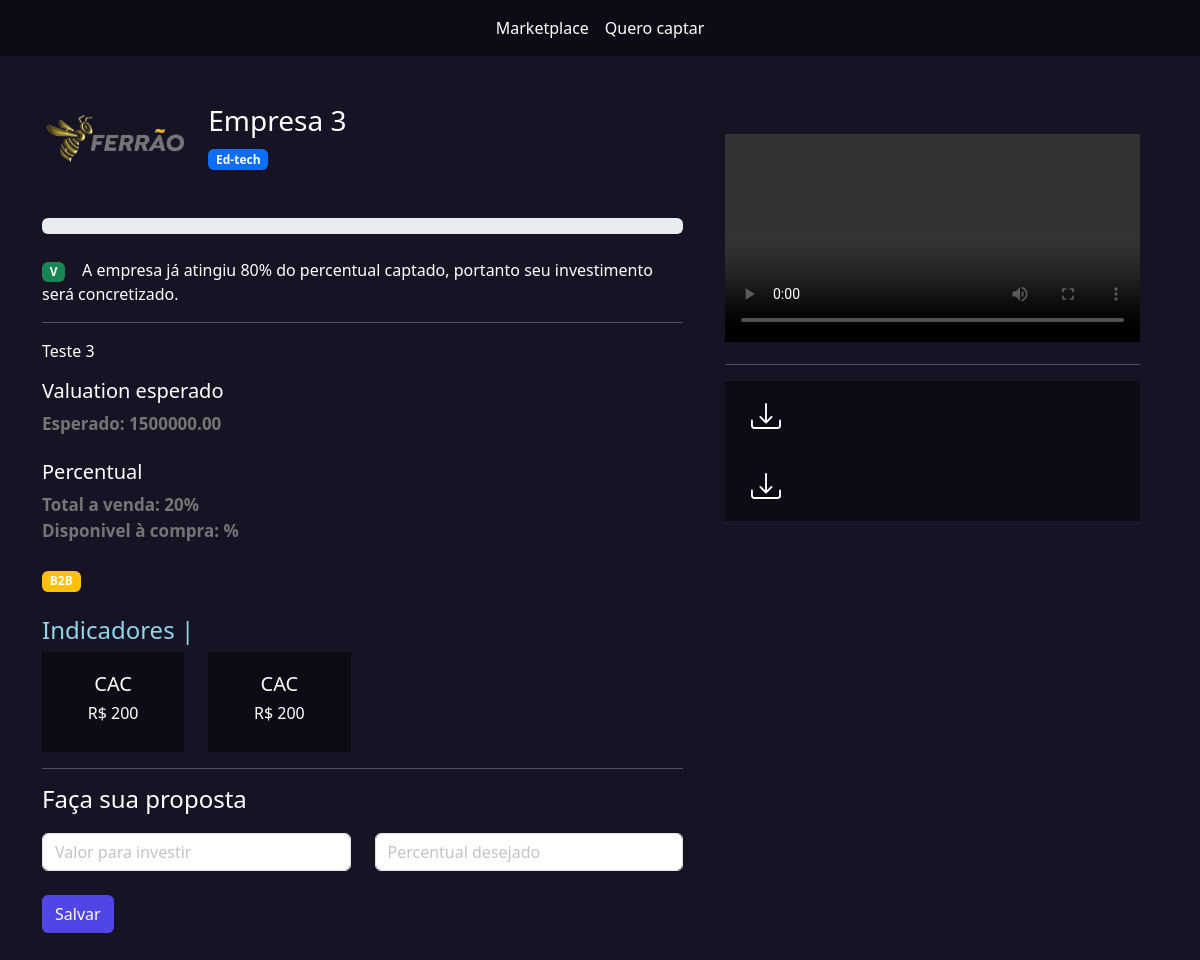
The page /investidores/ver_empresa/2 on the database as committed earlier.
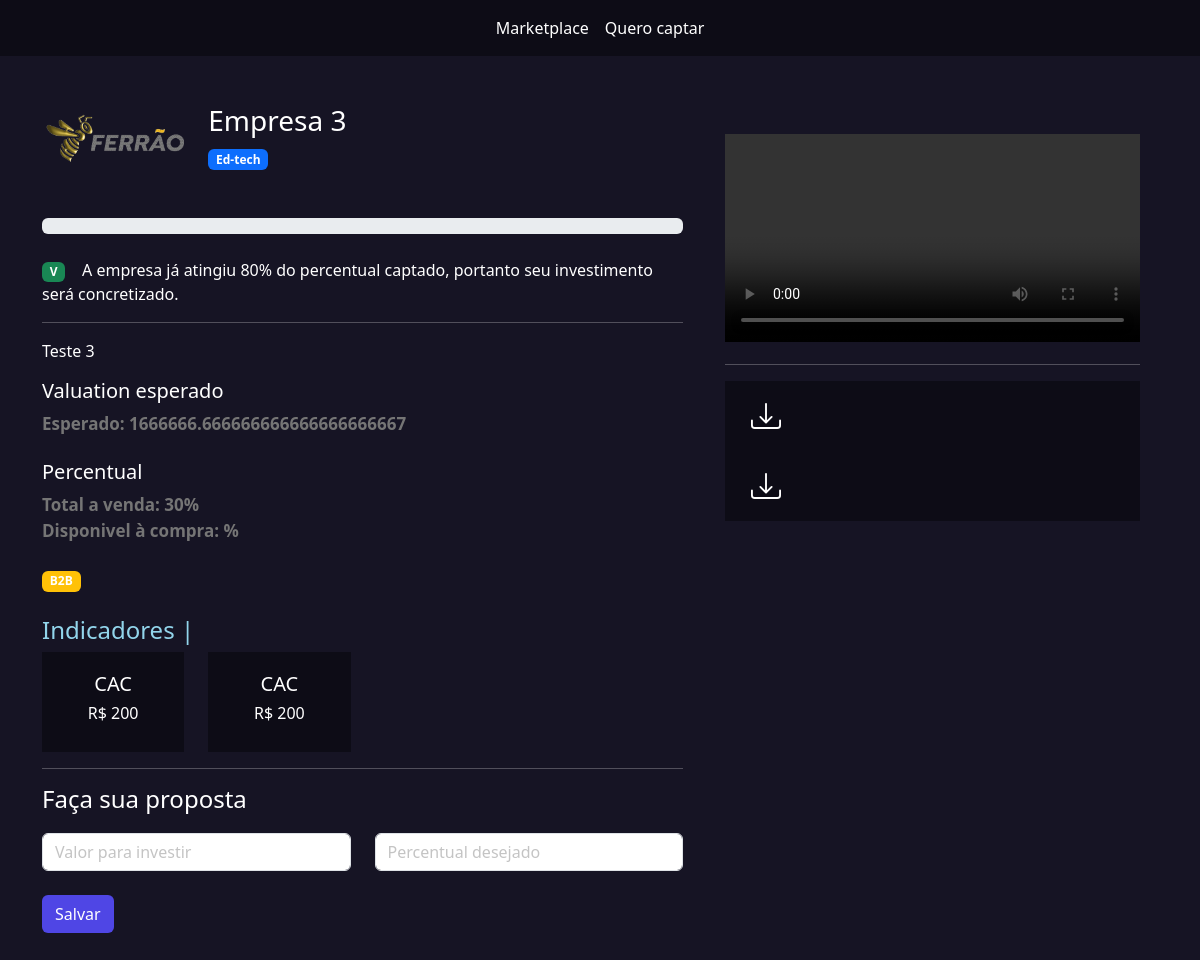
The same page on the database as committed later.
### empresarios/models.py (models this page shows, shortened)
class Empresas(models.Model):
    tempo_existencia_choices = (
        ('-6', 'Menos de 6 meses'),
        ('+6', 'Mais de 6 meses'),
        ('+1', 'Mais de 1 ano'),
        ('+5', 'Mais de 5 anos')
    )
    estagio_choices = (
        ('I', 'Tenho apenas uma idea'),
        ('MVP', 'Possuo um MVP'),
        ('MVPP', 'Possuo um MVP com clientes pagantes'),
        ('E', 'Empresa pronta para escalar'),
    )
    area_choices = (
        ('ED', 'Ed-tech'),
        ('FT', 'Fintech'),
        ('AT', 'Agrotech'),
    )
    user = models.ForeignKey(User, on_delete=models.DO_NOTHING)
    nome = models.CharField(max_length=50)
    cnpj = models.CharField(max_length=30)
    site = models.URLField()
    tempo_existencia = models.CharField(max_length=2, choices=tempo_existencia_choices, default='-6')
    descricao = models.TextField()
    data_final_captacao = models.DateField()
    percentual_equity = models.IntegerField() # Percentual esperado
    estagio = models.CharField(max_length=4, choices=estagio_choices, default='I')
    area = models.CharField(max_length=3, choices=area_choices)
    publico_alvo = models.CharField(max_length=3)
    valor = models.DecimalField(max_digits=9, decimal_places=2) # Valor total a ser vendido
    pitch = models.FileField(upload_to='pitchs')
    logo = models.FileField(upload_to='logo')
    @property
    def valuation(self):
        return (100 * self.valor) / self.percentual_equity

### investidores/views.py (the view)
# urls.py: path('ver_empresa/<int:id>', views.ver_empresa, name="ver_empresa"),
def ver_empresa(request, id):
    empresa = Empresas.objects.get(id=id)
    documentos = Documento.objects.filter(empresa=empresa)
    return render(request, 'ver_empresa.html', {'empresa': empresa, 'documentos':documentos})

### templates/ver_empresa.html (shortened to what the changed rows need)
{% extends "base.html" %}
{% load static %}
{% block 'head' %}
	<link rel="stylesheet" href="{% static 'geral/css/listar_empresas.css' %}">
	<link rel="stylesheet" href="{% static 'geral/css/empresa.css' %}">
	<link rel="stylesheet" href="{% static 'geral/css/usuarios.css' %}">
{% endblock 'head' %}
{% block 'body' %}
    <br><br>
    <div class="container">
        <div class="row">
            <div class="col-md-7">
                <div class="row">
                    <div class="col-md-3">
                        <img src="{{empresa.logo.url}}" class="foto-empresa" alt="">
                    </div>
                    <div class="col-md">
                        <h3>{{empresa.nome}}</h3>
                        <span class="badge bg-primary">{{empresa.get_area_display}}</span>
                    </div>
                </div>
                <br><br>
                <div class="progress" wtyle="80%">
                </div>
                <br>
                    <span class="badge bg-success">V</span><span>&nbsp &nbsp A empresa já atingiu 80% do percentual captado, portanto seu investimento será concretizado.</span>
                <hr>
                <p>{{empresa.descricao}}</p>
                <div class="col-md">
                    <h5>Valuation esperado</h5>
                    <span class="sub-fonte">Esperado: {{empresa.valuation}}</span>
                    <br>
                    <br>
                    <h5>Percentual</h5>
                    <span class="sub-fonte">Total a venda: {{empresa.percentual_equity}}%</span>
                    <br>
                    <span class="sub-fonte">Disponivel à compra: %</span>
                </div>
                <br>
                <span class="badge bg-warning">{{empresa.publico_alvo}}</span>
                <br><br>
                <h4 style="color: #92D5EB">Indicadores |</h4>
                <div class="row">
                    <div class="col-md-3" >
                    </div>
                    <div class="col-md-3" >
                    </div>
                </div>
                <hr>
                <div class="row">
                    <h4>Faça sua proposta</h4>
                    <br><br>
                    <div class="col-md">
                    </div>
                    <div class="col-md">
                    </div>
                </div>
            </div>
        </div>
    </div>
    <br><br>
{% endblock 'body' %}

Rows that differ between the two databases and show on the page:
changed Empresas "Empresa 3": valuation "1500000.00" → "1666666.666666666666666666667"; percentual_equity "20" → "30"
